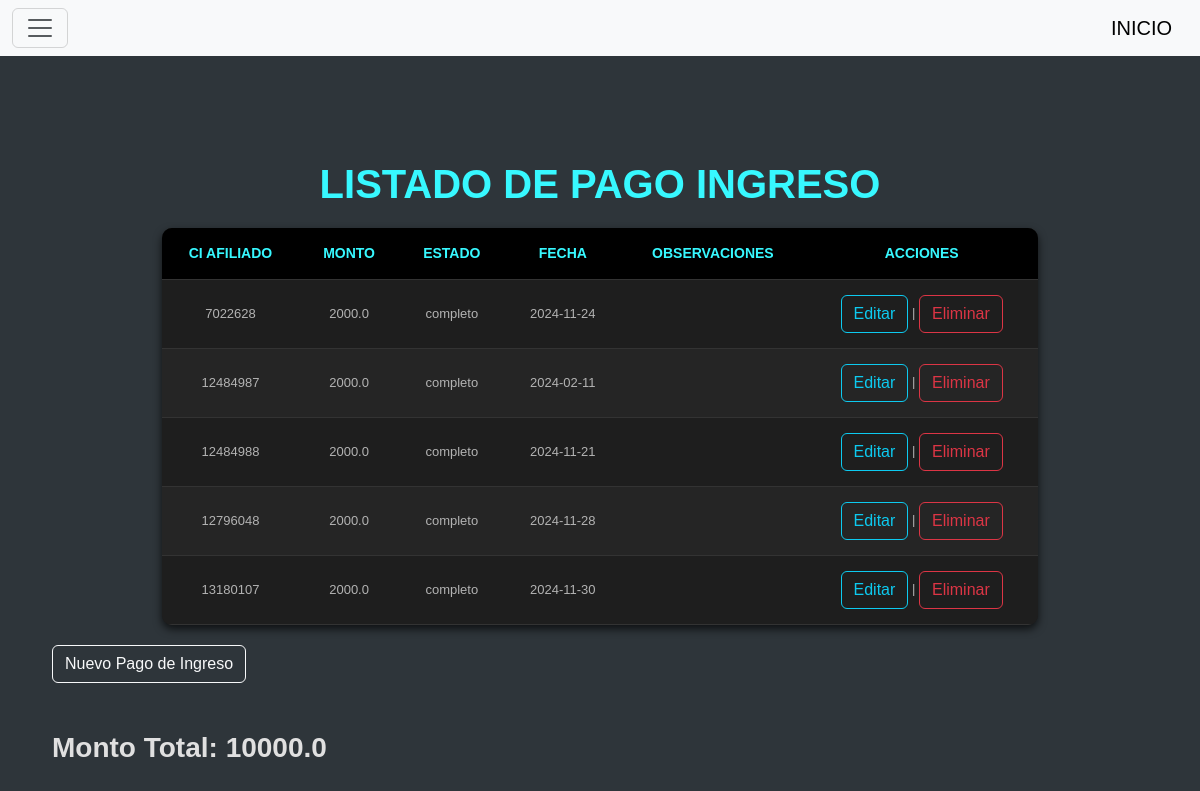
The app's page /ingresos/ingresos with its own data.
### tables this page shows
CREATE TABLE ingreso (
                   
            id INTEGER PRIMARY KEY AUTOINCREMENT,
            ci_afiliado INT,
            monto REAL NOT NULL,
            estado TEXT NOT NULL,
            fecha TEXT NOT NULL,
            observaciones TEXT,
            FOREIGN KEY (ci_afiliado) REFERENCES afiliado(ci)
        );

### blueprints/ingresos/__init__.py (the view)
@ingresos_bp.route("/ingresos")
def index_ingreso():
    conn = sqlite3.connect("star_service.db")
    conn.row_factory = sqlite3.Row
    cursor = conn.cursor()
    cursor.execute("SELECT * FROM ingreso")
    ingresos = cursor.fetchall()
    cursor.execute("SELECT SUM(monto) as total_monto FROM ingreso")
    total_monto = cursor.fetchone()["total_monto"] or 0
    conn.close()
    return render_template('index_ingreso.html',ingresos=ingresos, total_monto=total_monto)

### blueprints/ingresos/templates/index_ingreso.html (shortened to what this page needs)
{% include 'header.html' %}
<div class="container mt-5">
    <h1 class="fw-bold">LISTADO DE PAGO INGRESO</h1>
    <table class="table-gris">
        <thead>
            <tr>
                <th>CI Afiliado</th>
                <th>Monto</th>
                <th>Estado</th>
                <th>Fecha</th>
                <th>Observaciones</th>
                <th>Acciones</th>
            </tr>
        </thead>
        <tbody>
            {% for ingreso in ingresos %}
            <tr>
                <td>{{ ingreso['ci_afiliado'] }}</td>
                <td>{{ ingreso['monto'] }}</td>
                <td>{{ ingreso['estado'] }}</td>
                <td>{{ ingreso['fecha'] }}</td>
                <td>{{ ingreso['observaciones'] }}</td>
                <td>
                    <a href="{{ url_for('ingresos.editar_i', id=ingreso['id']) }}" class="btn btn-outline-info">Editar</a> |
                    <a href="{{ url_for('ingresos.eliminar_i', id=ingreso['id']) }}" onclick="return confirm('¿Estás seguro?')" class="btn btn-outline-danger">Eliminar</a>
                </td>
            </tr>
            {% endfor %}
        </tbody>
    </table>
    <a href="{{ url_for('ingresos.crear_i') }}" class="btn btn-outline-light">Nuevo Pago de Ingreso</a>
</div>
<div class="container mt-5">
    <h3 class="fw-bold">Monto Total: {{ total_monto }}</h3>
</div>
{% include 'footer.html' %}

### templates/header.html (style rules this page uses)
body { font-family: sans-serif; margin: 40px; background-color: #2e353a; color: #e0e0e0; }
h1 { text-align: center; color: #37f8ff; }
table { width: 80%; margin: 20px auto; border-collapse: collapse; background-color: #1e1e1e; border-radius: 10px; overflow: hidden; box-shadow: 0 4px 8px rgba(0, 0, 0, 0.7); }
th, td { padding: 15px; text-align: center; border-bottom: 1px solid #333; }
th { background-color: #000000; color: #37f8ff; text-transform: uppercase; font-size: 14px; }
tr:nth-child(even) { background-color: #252525; }
tr:nth-child(odd) { background-color: #1e1e1e; }
td { font-size: 13px; color: #b3b3b3; }

### records on screen
ingreso: ci_afiliado "7022628", monto "2000.0", estado "completo", fecha "2024-11-24"
ingreso: ci_afiliado "12484987", monto "2000.0", estado "completo", fecha "2024-02-11"
ingreso: ci_afiliado "12484988", monto "2000.0", estado "completo", fecha "2024-11-21"
ingreso: ci_afiliado "12796048", monto "2000.0", estado "completo", fecha "2024-11-28"
ingreso: ci_afiliado "13180107", monto "2000.0", estado "completo", fecha "2024-11-30"

### other values on screen
{{ total_monto }} "10000.0"
